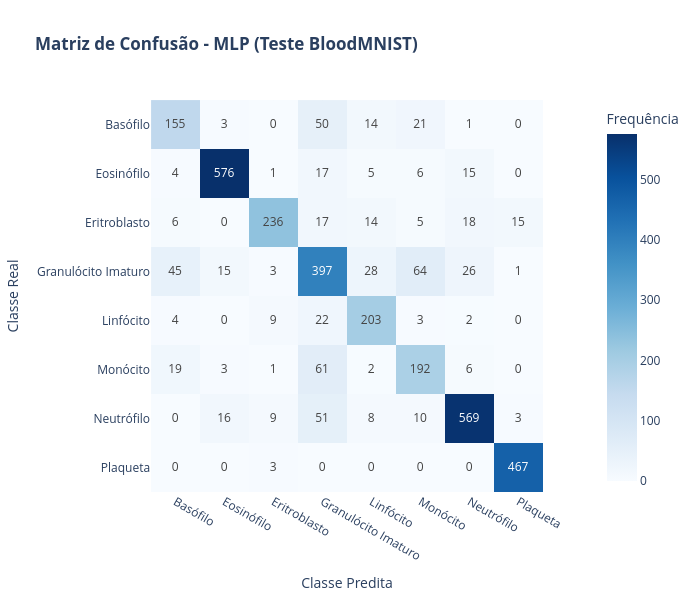

Notebook source saved alongside this figure:
### Markdown cell above
### Teste

### Code cell
import torch
import plotly.express as px
import ml3.mlp_a as mlp_a

# Instanciar o melhor modelo e carregar os pesos salvos
best_model = mlp_a.BloodMNISTMLP(hidden_dim=512, dropout_prob=0.0)
best_model.load_state_dict(torch.load('best_model_mlp_item_a.pth'))

res = mlp_a.evaluate_model(best_model, test_loader, device=DEVICE)

# Exibir Métricas
print(f"Acurácia Balanceada (Teste): {res['bal_acc']:.4f}")
print(f"F1-Score Macro (Teste)     : {res['f1_macro']:.4f}")

# 4. Plotar Matriz de Confusão
class_names = [
    'Basófilo', 'Eosinófilo', 'Eritroblasto', 'Granulócito Imaturo',
    'Linfócito', 'Monócito', 'Neutrófilo', 'Plaqueta'
]

fig_cm = px.imshow(
    res['cm'],
    x=class_names,
    y=class_names,
    text_auto=True,
    color_continuous_scale='Blues',
    title="<b>Matriz de Confusão - MLP (Teste BloodMNIST)</b>",
    labels=dict(x="Classe Predita", y="Classe Real", color="Frequência")
)
fig_cm.update_layout(template="plotly_white", width=700, height=600)
fig_cm.show()

### Figure 1 — Plotly figure (JSON) as saved in the notebook; plotly's stock layout.template omitted (floating-point values rounded to 4 significant figures)
{"data": [{"coloraxis": "coloraxis", "hovertemplate": "Classe Predita: %{x}<br>Classe Real: %{y}<br>Frequência: %{z}<extra></extra>", "name": "0", "texttemplate": "%{z}", "type": "heatmap", "x": ["Basófilo", "Eosinófilo", "Eritroblasto", "Granulócito Imaturo", "Linfócito", "Monócito", "Neutrófilo", "Plaqueta"], "xaxis": "x", "y": ["Basófilo", "Eosinófilo", "Eritroblasto", "Granulócito Imaturo", "Linfócito", "Monócito", "Neutrófilo", "Plaqueta"], "yaxis": "y", "z": [[155, 3, 0, 50, 14, 21, 1, 0], [4, 576, 1, 17, 5, 6, 15, 0], [6, 0, 236, 17, 14, 5, 18, 15], [45, 15, 3, 397, 28, 64, 26, 1], [4, 0, 9, 22, 203, 3, 2, 0], [19, 3, 1, 61, 2, 192, 6, 0], [0, 16, 9, 51, 8, 10, 569, 3], [0, 0, 3, 0, 0, 0, 0, 467]]}], "layout": {"coloraxis": {"autocolorscale": false, "colorbar": {"title": {"text": "Frequência"}}, "colorscale": [[0, "rgb(247,251,255)"], [0.125, "rgb(222,235,247)"], [0.25, "rgb(198,219,239)"], [0.375, "rgb(158,202,225)"], [0.5, "rgb(107,174,214)"], [0.625, "rgb(66,146,198)"], [0.75, "rgb(33,113,181)"], [0.875, "rgb(8,81,156)"], [1, "rgb(8,48,107)"]]}, "height": 600, "title": {"text": "<b>Matriz de Confusão - MLP (Teste BloodMNIST)</b>"}, "width": 700, "xaxis": {"anchor": "y", "constrain": "domain", "domain": [0, 1], "scaleanchor": "y", "title": {"text": "Classe Predita"}}, "yaxis": {"anchor": "x", "autorange": "reversed", "constrain": "domain", "domain": [0, 1], "title": {"text": "Classe Real"}}}}
